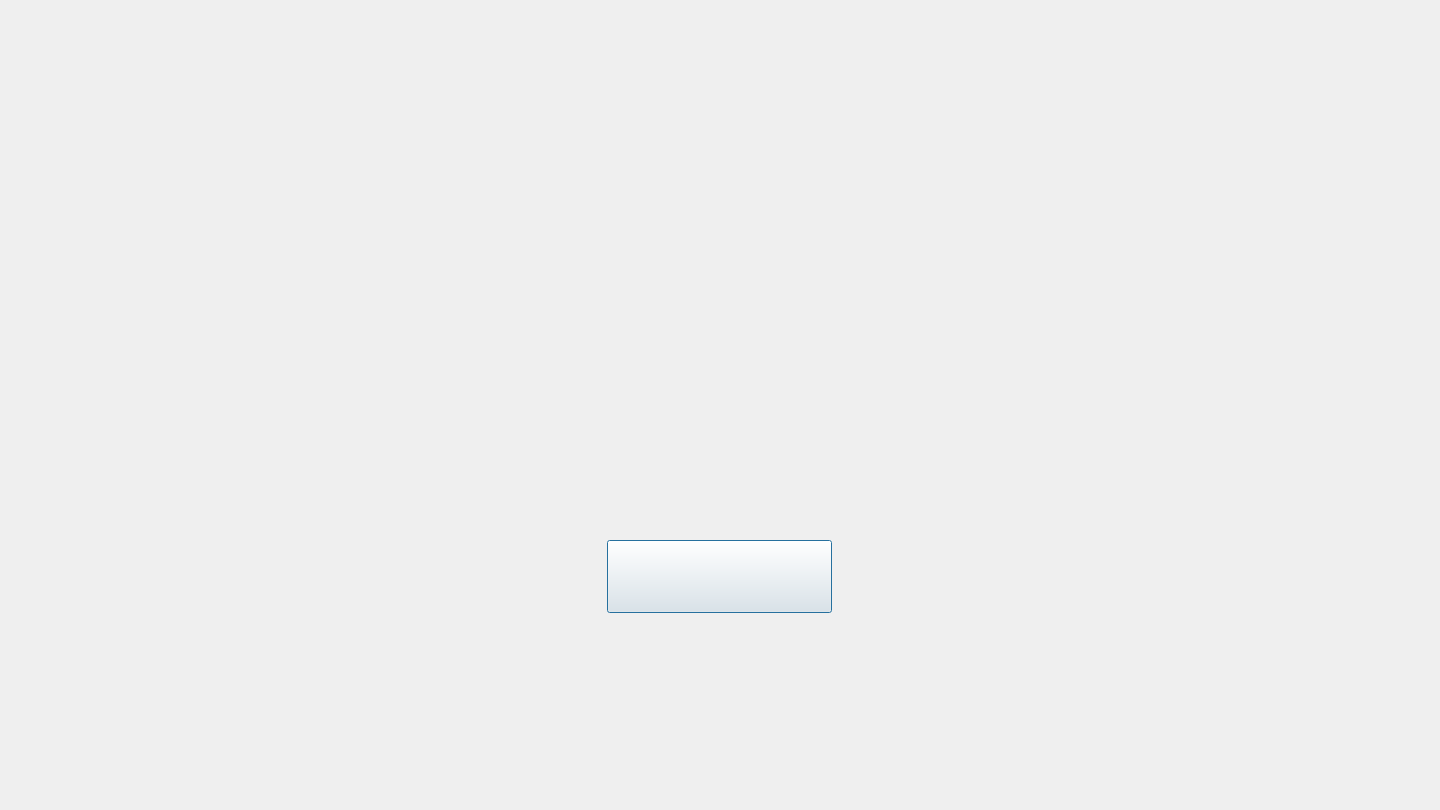
<?xml version="1.0" encoding="UTF-8"?>
<ui version="4.0">
 <class>logging</class>
 <widget class="QDialog" name="logging">
  <property name="geometry">
   <rect>
    <x>0</x>
    <y>0</y>
    <width>1440</width>
    <height>810</height>
   </rect>
  </property>
  <property name="sizePolicy">
   <sizepolicy hsizetype="Fixed" vsizetype="Fixed">
    <horstretch>0</horstretch>
    <verstretch>0</verstretch>
   </sizepolicy>
  </property>
  <property name="minimumSize">
   <size>
    <width>1440</width>
    <height>810</height>
   </size>
  </property>
  <property name="maximumSize">
   <size>
    <width>1440</width>
    <height>810</height>
   </size>
  </property>
  <property name="windowTitle">
   <string>Dialog</string>
  </property>
  <widget class="QPushButton" name="profBtn">
   <property name="geometry">
    <rect>
     <x>607</x>
     <y>540</y>
     <width>225</width>
     <height>73</height>
    </rect>
   </property>
   <property name="text">
    <string/>
   </property>
  </widget>
 </widget>
 <resources/>
 <connections/>
</ui>
